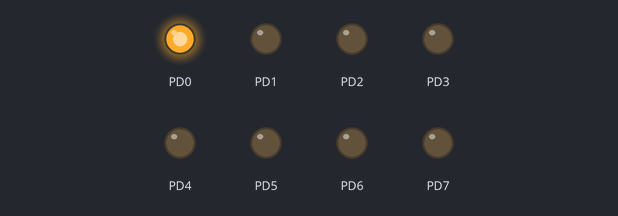
The program below on a simulated ATmega32, built with avr-gcc and emulated at 8 MHz. Parts: output pins drawn as LEDs (lit = HIGH).

Above: at 0.02 s.
At 0.37 s:
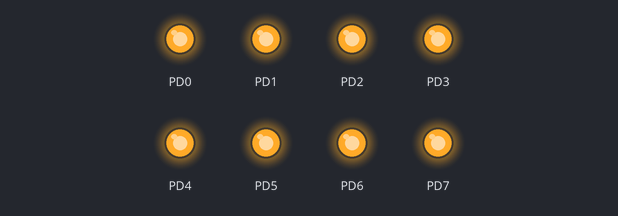
At 0.77 s:
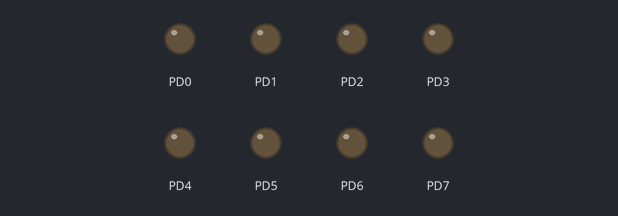
At 1.47 s:
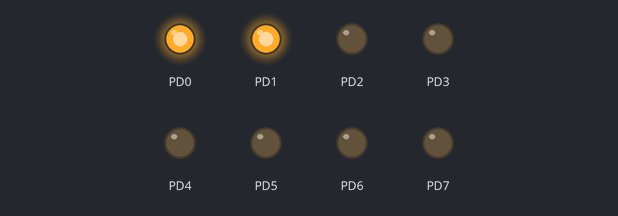
At 2.17 s:
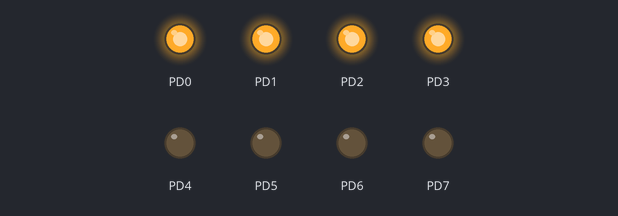
At 2.92 s:
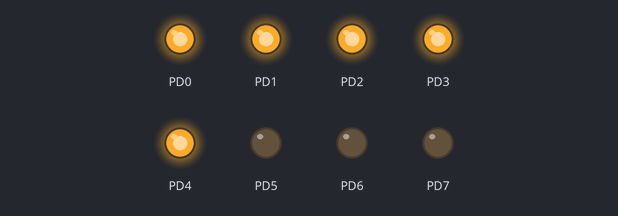
Timing chart, 0 to 3.2 s (numbered marks = the images above):
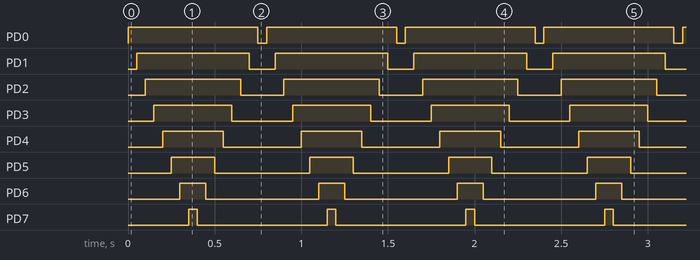

The program:

main.c
```c
/*
 * batman2.c
 *
 * Created: 10/23/2017 9:03:16 AM
 * Author : user-16
 */

#define F_CPU 8000000UL
#include <avr/io.h>
#include <util/delay.h>


int main(void)
{
	DDRD = 0xff;
	while (1)
	{
		int i=0;
		for(i;i<8;i++){
			PORTD |= (1<<(PD0+i));
			_delay_ms(50);
		}
		int j=7;
		for(j;j>=0;j--){
			PORTD &= ~(1<<(PD0+j));
			_delay_ms(50);
		}

	}
}
```

Measured:
- by itself, PD0: alternates HIGH for 0.75 s and LOW for 0.05 s
- by itself, PD1: alternates HIGH for 0.65 s and LOW for 0.15 s
- by itself, PD2: alternates HIGH for 0.55 s and LOW for 0.25 s
- by itself, PD3: alternates HIGH for 0.45 s and LOW for 0.35 s
- by itself, PD4: alternates HIGH for 0.35 s and LOW for 0.45 s
- by itself, PD5: alternates HIGH for 0.25 s and LOW for 0.55 s
- by itself, PD6: alternates HIGH for 0.15 s and LOW for 0.65 s
- by itself, PD7: alternates HIGH for 0.05 s and LOW for 0.75 s
